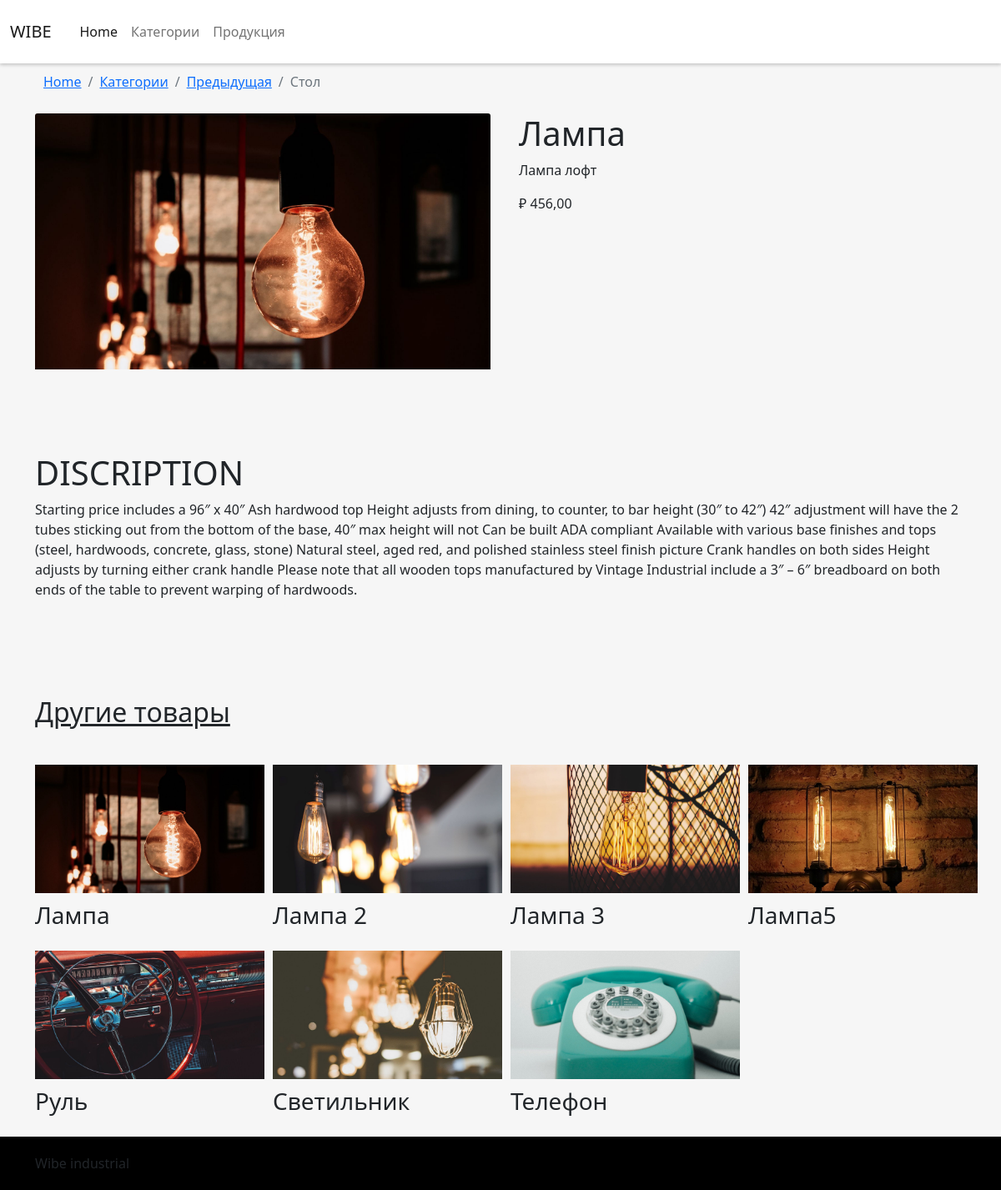
The page /1/lampa on the database its author committed.
### myshop/models.py (models this page shows, shortened)
class Product(models.Model):
    category = models.ForeignKey(Category,
                                 related_name='products',
                                 on_delete=models.CASCADE)
    name = models.CharField(max_length=150, db_index=True)
    slug = models.CharField(max_length=150, db_index=True, unique=True)
    image = models.ImageField(upload_to='var/www/wibe_temp/shop/product/%Y/%m/%d', blank=True)
    description = models.TextField(max_length=1000, blank=True)
    price = models.DecimalField(max_digits=10, decimal_places=2)
    available = models.BooleanField(default=True)
    created = models.DateTimeField(auto_now_add=True)
    uploaded = models.DateTimeField(auto_now=True)
    class Meta:
        ordering = ('name',)
        verbose_name = 'Товар'
        verbose_name_plural = 'Товары'
        index_together = (('id', 'slug'), )
    def get_absolute_url(self):
        return reverse('myshop:product_detail', args=[self.id, self.slug])

### myshop/views.py (the view)
# urls.py: path('<int:id>/<slug:slug>', views.product_detail,
def product_detail(request, id, slug):
    product = get_object_or_404(Product, id=id, slug=slug, available=True)
    products = Product.objects.all()
    return render(request, 'shop/product/my_detail.html',
                  {
                      'product': product,
                      'products': products
                  })

### myshop/templates/shop/product/my_detail.html (shortened to what this page needs)
{% load static %}
<!DOCTYPE html>
<html lang="en">
<head>
    <link href="{% static "css/bootstrap.min.css" %}" rel="stylesheet">
    <link href="{% static "css/style.css" %}" rel="stylesheet">
</head>
<body>
    <nav class="navbar sticky-top navbar-expand-lg navbar-light" style="background: white; box-shadow: 0 2px 4px rgba(0, 0, 0, .2);">
        <div class="container-fluid">
          <a class="navbar-brand" href="{% url 'myshop:home' %}">WIBE</a>
          <div class="collapse navbar-collapse" id="navbarNavAltMarkup" style="padding: 10px;">
            <div class="navbar-nav">
              <a class="nav-link active" aria-current="page" href="{% url 'myshop:home' %}">Home</a>
              <a class="nav-link" href="{% url 'myshop:category' %}">Категории</a>
              <a class="nav-link" href="{% url 'myshop:products' %}">Продукция</a>
              <a class="nav-link disabled" href="#" tabindex="-1" aria-disabled="true"></a>
            </div>
          </div>
        </div>
    </nav>
    <main role="main">
        <div class="container" style="background: rgb(246,246,246);">
            <div class="row">
                <div class="col-12" style="margin: 10px;">
                    <nav aria-label="breadcrumb">
                        <ol class="breadcrumb">
                          <li class="breadcrumb-item"><a href="{% url 'myshop:home' %}">Home</a></li>
                          <li class="breadcrumb-item"><a href="{% url 'myshop:category' %}">Категории</a></li>
                          <li class="breadcrumb-item"><a href="javascript:history.go(-1);">Предыдущая</a></li>
                          <li class="breadcrumb-item active" aria-current="page">Стол</li>
                        </ol>
                    </nav>
                </div>
            </div>
            <div class="row">
                <div class="col-xxl-5 col-xl-6 col-md-6 col-sm-12">
                    <img src="{{ product.image.url }}" class="card-img-top" alt="...">
                </div>
                <div class="col-xxl-7 col-xl-6 col-md-6 col-sm-12">
                    <div style="padding-left: 10px;">
                        <h1>{{ product.name }}</h1>
                        <p>
                            {{ product.description }}
                        </p>
                        <p class="price">₽ {{ product.price }}</p>
                    </div>
                </div>
            </div>
            <div class="row" style="padding-top: 100px;">
                <div class="col-12">
                    <h1>DISCRIPTION</h1>
                    <p>
                        Starting price includes a 96″ x 40″ Ash hardwood top
                        Height adjusts from dining, to counter, to bar height (30″ to 42″)
                        42″ adjustment will have the 2 tubes sticking out from the bottom of the base, 40″ max height will not
                        Can be built ADA compliant
                        Available with various base finishes and tops (steel, hardwoods, concrete, glass, stone)
                        Natural steel, aged red, and polished stainless steel finish picture
                        Crank handles on both sides
                        Height adjusts by turning either crank handle
                        Please note that all wooden tops manufactured by Vintage Industrial include a 3″ – 6″ breadboard on both ends of the table to prevent warping of hardwoods.
                    </p>
                </div>
            </div>
            <div class="row" style="padding-top: 100px;">
                <div class="row" style="padding-bottom: 35px;">
                    <div class="col-12">
                        <h2><u>Другие товары</u></h2>
                    </div>
                </div>
                {% for p in products %}
                <div class="col-xxl-3 col-xl-3 col-md-6 col-sm-12">
                    <a href="{{ p.get_absolute_url }}"><img src="{{ p.image.url }}" alt="..." style="width: 275px;"></a>
                    <h3 style="padding-top: 10px; margin-bottom: 25px;">{{ p.name }}</h3>
                </div>
                {% endfor %}
            </div>
        </div>
    </main>
    <footer role="contentinfo">
        <div class="container">
            Wibe industrial
        </div>
    </footer>
</body>
</html>

### myshop/static/css/style.css (style rules this page uses)
html { height: 100%; }
body { margin: 0; min-height: 100%; display: grid; grid-template-rows: auto 1fr auto; }
main { background: rgb(246,246,246); }
footer { background: black; padding: 20px; }

### rows shown on the page
Product: image (picture), name "Лампа", description "Лампа лофт", price "456,00"
Product: image (picture), name "Лампа 2"
Product: image (picture), name "Лампа 3"
Product: image (picture), name "Лампа5"
Product: image (picture), name "Руль"
Product: image (picture), name "Светильник"
Product: image (picture), name "Телефон"
